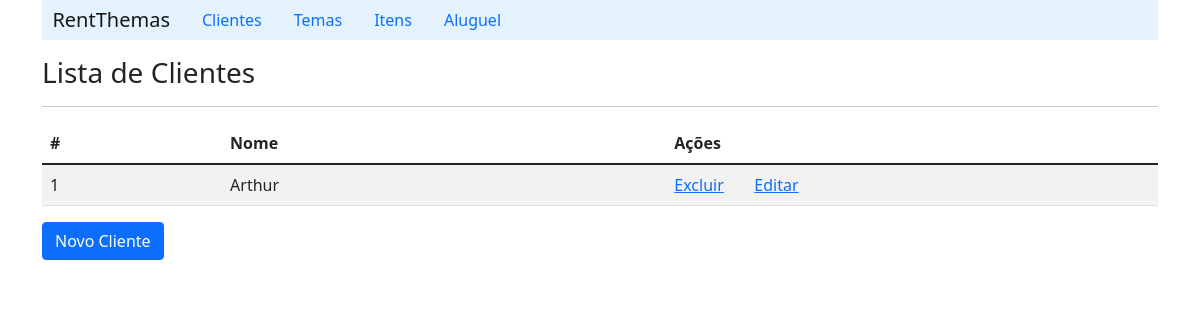
Page /listClient/ on the earlier database version.
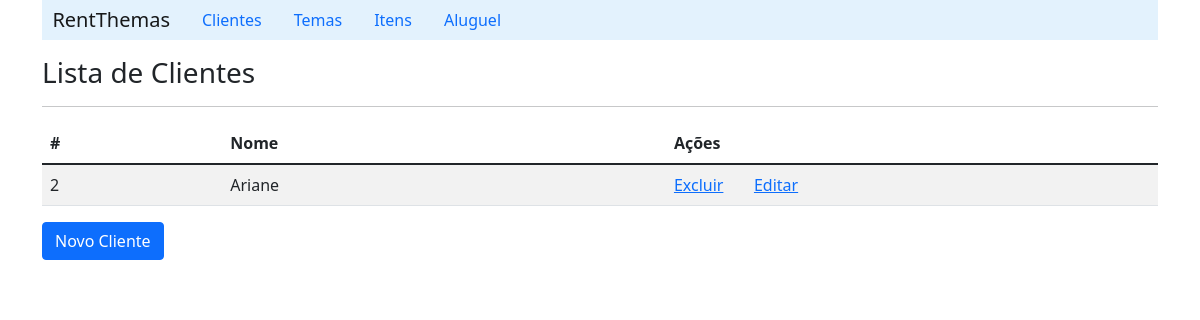
Same page on the later database version.
### aluguel_de_temas/models.py (models this page shows, shortened)
class Client(models.Model):
    name = models.CharField(max_length=60, blank=False)
    cpf = models.CharField(max_length=11, blank=True)

### aluguel_de_temas/views.py (the view)
# urls.py: path('listClient/', ClientViews.listClient),
    def listClient(request):
        context = {'clients_list': ClienteDAO.listaClientes()}
        return render(request, 'client/listClient.html', context)

### aluguel_de_temas/DAOs.py (called while the page is built)
    def listaClientes():
        lista_clientes = Client.objects.all()
        return lista_clientes

### aluguel_de_temas/templates/client/listClient.html (shortened to what this page needs)
{% extends "index.html" %}
    {% block content %}
        <h3>Lista de Clientes</h3>
        <hr>
        <table class="table table-striped">
            {% if clients_list %}
                <thead>
                    <tr>
                        <th scope="col">#</th>
                        <th scope="col">Nome</th>
                        <th scope="col">Ações</th>
                        <th scope="col"></th>
                    </tr>
                </thead>
                {% for client in clients_list%}
                    <tr>
                        <td>{{client.id}}</td>
                        <td>{{client.name}}</td>
                        <td width='80'><a href="/deleteClient/{{client.id}}">Excluir</a></td>
                        <td><a href="/detailClient/{{client.id}}">Editar</a></td>
                    </tr>
                {% endfor %}
            {% else %}
                <p>Nenhum cliente cadastrado!!</p>
            {%endif%}
        </table>
        <a  class="btn btn-primary" href="/formClient">Novo Cliente</a>
    {% endblock %}

### aluguel_de_temas/templates/index.html (shortened to what this page needs)
{% load static %}
<!DOCTYPE html>
<html lang="pt-br">
<head>
    <link rel="stylesheet" href="https://cdn.jsdelivr.net/npm/bootstrap@5.1.1/dist/css/bootstrap.min.css">
    <link rel="stylesheet" href="https://pro.fontawesome.com/releases/v5.10.0/css/all.css"/>
</head>
<body>
    <div id="sidebar" class="container"  style="margin-top: 0;">
        <div>
            <nav class="nav navbar-light" style="background-color: #e3f2fd;">
                <a class="navbar-brand" href="/">&nbsp; RentThemas</a>
                <a class="nav-link" href="/listClient">Clientes</a>
                <a class="nav-link" href="/listTheme">Temas</a>
                <a class="nav-link" href="/listItem">Itens</a>
                <a class="nav-link" href="/listRent">Aluguel</a>
            </nav>
        </div>
    </div>
    <div id="content" class="container">
        {% block content %}
        {% endblock %}
    </div>
</body>
</html>

Differences in the rows shown:
removed Client: id "1", name "Arthur"
added Client: id "2", name "Ariane"
